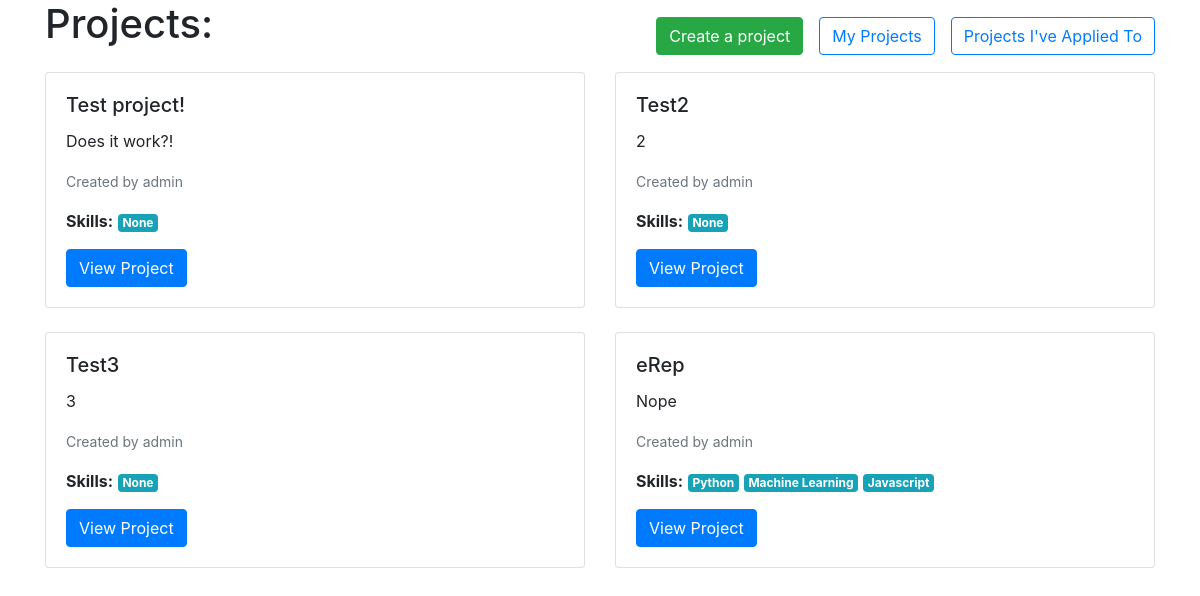
The app's page /projects/, older data.
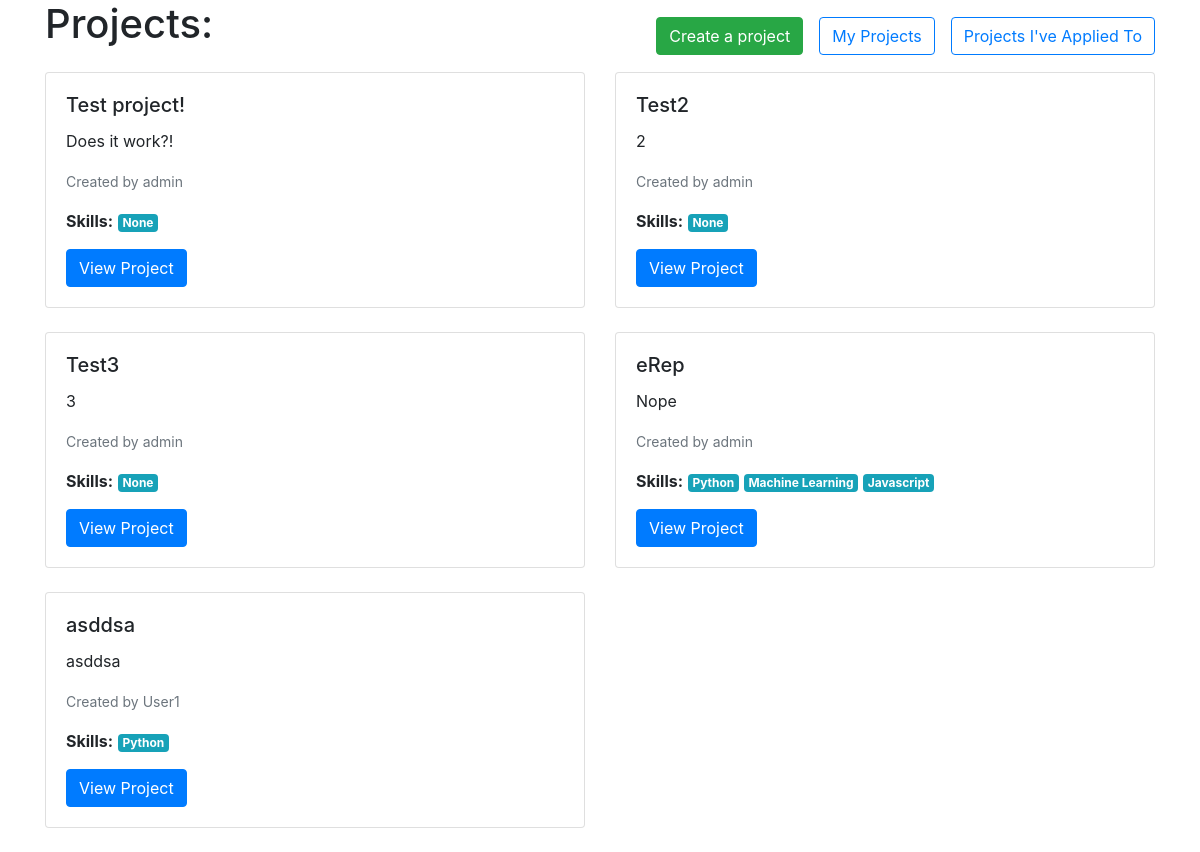
The same page, newer data.
### Projects/models.py (models this page shows, shortened)
class Project(models.Model):
    title = models.CharField(max_length=100)
    description = models.TextField()
    owner = models.ForeignKey(User, on_delete=models.CASCADE, related_name='owned_projects')
    collaborators = models.ManyToManyField(User, related_name='collaborating_projects', blank=True)
    created_at = models.DateTimeField(auto_now_add=True)
    updated_at = models.DateTimeField(auto_now=True)
    status = models.CharField(choices=STATUS_CHOICES, default='In Progress', max_length=12)
    looking_for_x_collaborators = models.IntegerField(default=1, blank=True, null=True)
    required_skills = models.ManyToManyField('Users.Skill', related_name='required_for_collaborators', blank=True, max_length=3)
    tech_stack = models.ManyToManyField('Users.Skill', related_name='used_in_project', blank=True)
    location = models.CharField(choices=LOCATIONS, max_length=50, blank=True)
    collaborator_requirements = models.TextField(blank=True)
    benefits = models.TextField(blank=True)

### Users/models.py (models this page shows, shortened)
class CustomUser(AbstractUser):
    Bio = models.CharField(max_length=240, default='')
    Salary = models.IntegerField(default=0)
    Company = models.ForeignKey('Company.Company', on_delete=models.CASCADE,
                                   null=True, blank=True)
    Country = models.ForeignKey(Country, on_delete=models.CASCADE, null=True)
    Region = models.ForeignKey(Region, on_delete=models.CASCADE, null=True)
    ProfilePic = models.ImageField(upload_to=upload_to, null=True, blank=True)
    Skill = models.ManyToManyField(Skill, through="User_Skill")
    def __str__(self):
        return self.username

class Skill(models.Model):
    name = models.CharField(max_length=100)

### Projects/views.py (the view)
# urls.py: path('', projects, name='projects'),
def projects(request):
    projects = Project.objects.all()
    return render(request, 'projects.html', {'projects': projects})

### templates/projects.html
{% extends 'base.html' %}
{% block content %}
  <div class="container">
    <div class="d-flex justify-content-between align-items-center">
      <h1 class="display-5 mb-4">Projects:</h1>
      <div class="d-flex flex-wrap">
        <a href="{% url 'new_project' %}" class="btn btn-success">Create a project</a>
        <a href="#" class="btn btn-outline-primary ml-3">My Projects</a>
        <a href="#" class="btn btn-outline-primary ml-3">Projects I've Applied To</a>
      </div>
    </div>
    <div class="row">
      {% for project in projects %}
        <div class="col-md-6 mb-4">
          <div class="card">
            <div class="card-body">
              <h5 class="card-title" href="{% url 'project' id=project.id %}">{{ project.title }}</h5>
              <p class="card-text">{{ project.description }}</p>
              <p class="card-text"><small class="text-muted">Created by {{ project.owner }}</small></p>
              <p class="card-text"><strong>Skills:</strong>
              {% for skill in project.required_skills.all %}
                <span class="badge badge-secondary bg-info">{{ skill.name }}</span>
              {% empty %}
                <span class="badge badge-secondary bg-info">None</span>
              {% endfor %}
              </p>
              <a href="{% url 'project' id=project.id %}" class="btn btn-primary">View Project</a>
            </div>
          </div>
        </div>
      {% empty %}
        <div class="col-md-12">
          <div class="alert alert-info" role="alert">
            No projects yet.
          </div>
        </div>
      {% endfor %}
    </div>
  </div>
{% endblock %}

Row changes from the older to the newer data that the page shows:
added Project: title "asddsa", description "asddsa", owner "User1", Skill (name "Python")
